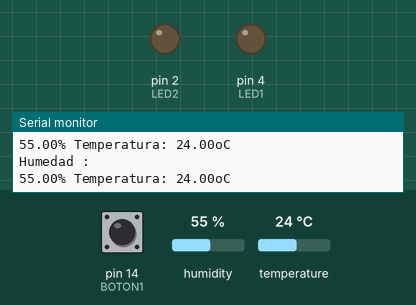
Bench run of a sketch on a simulated Arduino Uno, built with avr-gcc and run on an emulated ATmega328P. Parts: output pins drawn as LEDs (lit = HIGH), the last lines printed to the serial monitor. The inputs (shaded band) are chosen by the test bench; at power-on: temperature 24 °C, pin 14 (BOTON1) HIGH, humidity 55 %.

Above: at 4.8 s.
4.9 s: temperature set to 27 °C
7.9 s: temperature set to 30 °C
At 9.2 s:
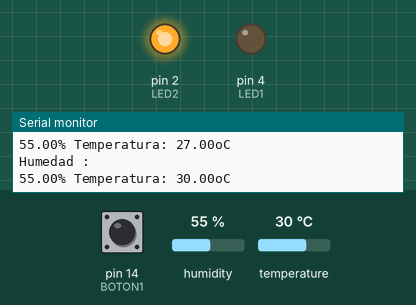
10.9 s: pin 14 (BOTON1) pulled LOW for 2.6 s
At 12.9 s:
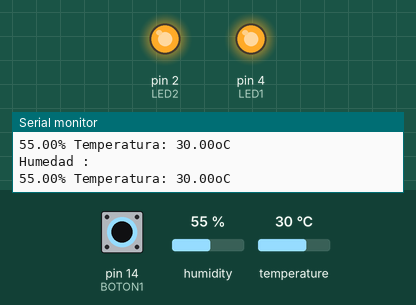
15.6 s: temperature set to 12 °C
At 16.5 s:
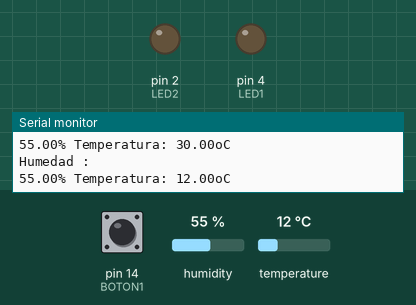
18.6 s: pin 14 (BOTON1) pulled LOW for 2.6 s
At 21.3 s:
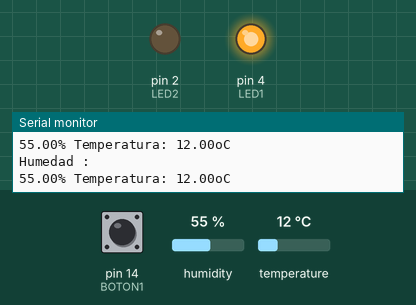
23.7 s: temperature set to 33 °C
At 25.0 s:
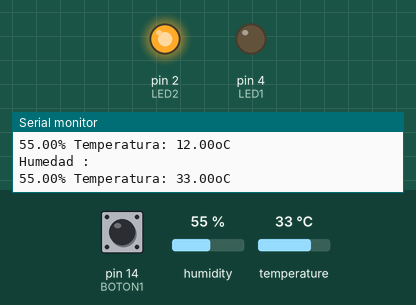
Timing chart, 0 to 26.7 s (numbered marks = the images above; inputs shaded):
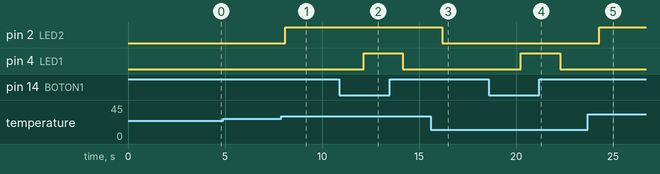

The sketch:

EjemploBotones2.ino
```cpp
// Bibliotecas

#include "DHT.h"


// Constantes
#define DHTPIN 12
#define DHTTYPE DHT11
const int BOTON1 = 14;
const int BOTON2 = 15;
const int BOTON3 = 13;
const int LED1 = 4;
const int LED2 = 2;
// nivel de temperatura
const int TEMP_H = 28;

// Variables
int   boton1_dato;

// Definición de objetos
DHT dht(DHTPIN, DHTTYPE);

// Condiciones iniciales - Se ejecuta sólo una vez al energizar
void setup() {// Inicio de void setup ()
  // Aquí va tu código
  Serial.begin(9600);
  Serial.println(F("DHTxx Text!"));

   // configuracion de botrones
  pinMode (BOTON1, INPUT_PULLUP);
  pinMode (BOTON2, INPUT_PULLUP); // Configurar el pin donde se conecta el boton como entrada
  pinMode (BOTON3, INPUT_PULLUP);

  //configurar leds
  pinMode (LED1, OUTPUT); //Cofigurar el pin donde se conecta el led como salida de voltaje
  pinMode (LED2, OUTPUT);
  digitalWrite (LED1, LOW); //0, false, LOW, 1, true, HIGH

  dht.begin();

}// Fin de void setup


// Cuerpo del programa - Se ejecuta constamente
void loop() {// Inicio de void loop
  // put your main code here, to run repeatedly:


  delay(2000); // es un sensor lento, lee cada 2 segundos, restricciones del tiempo
  float h = dht.readHumidity();
  float t = dht.readTemperature();
  if (isnan(h) || isnan(t)) {
    Serial.println(F("Faildes to read from DHT sensor!"));
    return;
  }
  Serial.println(F("Humedad :"));
  Serial.print(h);
  Serial.print(F("% Temperatura: "));
  Serial.print(t);
  Serial.println(F("oC "));


  boton1_dato = digitalRead (BOTON1); // Leer el boton1
  if (boton1_dato == 1){
    digitalWrite (LED1,LOW);
  }else {
    digitalWrite (LED1,HIGH);
  }

// ** Automatico por temperatura
if (t > TEMP_H){
  digitalWrite(LED2, HIGH);
}else{
  digitalWrite(LED2, LOW);
}

}// Fin de void loop

// Funciones del usuario
```

Measured:
- the behaviour switches between 28 and 29 °C on temperature (found by bisection; images 0 and 1)
- after the input at 7.9 s, pin 2 (LED2): LOW → HIGH after 0.20 s
- after the input at 10.9 s, pin 4 (LED1): LOW → HIGH after 1.2 s, → LOW 2.0 s later
- after the input at 15.6 s, pin 2 (LED2): HIGH → LOW after 0.60 s
- after the input at 18.6 s, pin 4 (LED1): LOW → HIGH after 1.6 s, → LOW 2.0 s later
- after the input at 23.7 s, pin 2 (LED2): LOW → HIGH after 0.59 s
